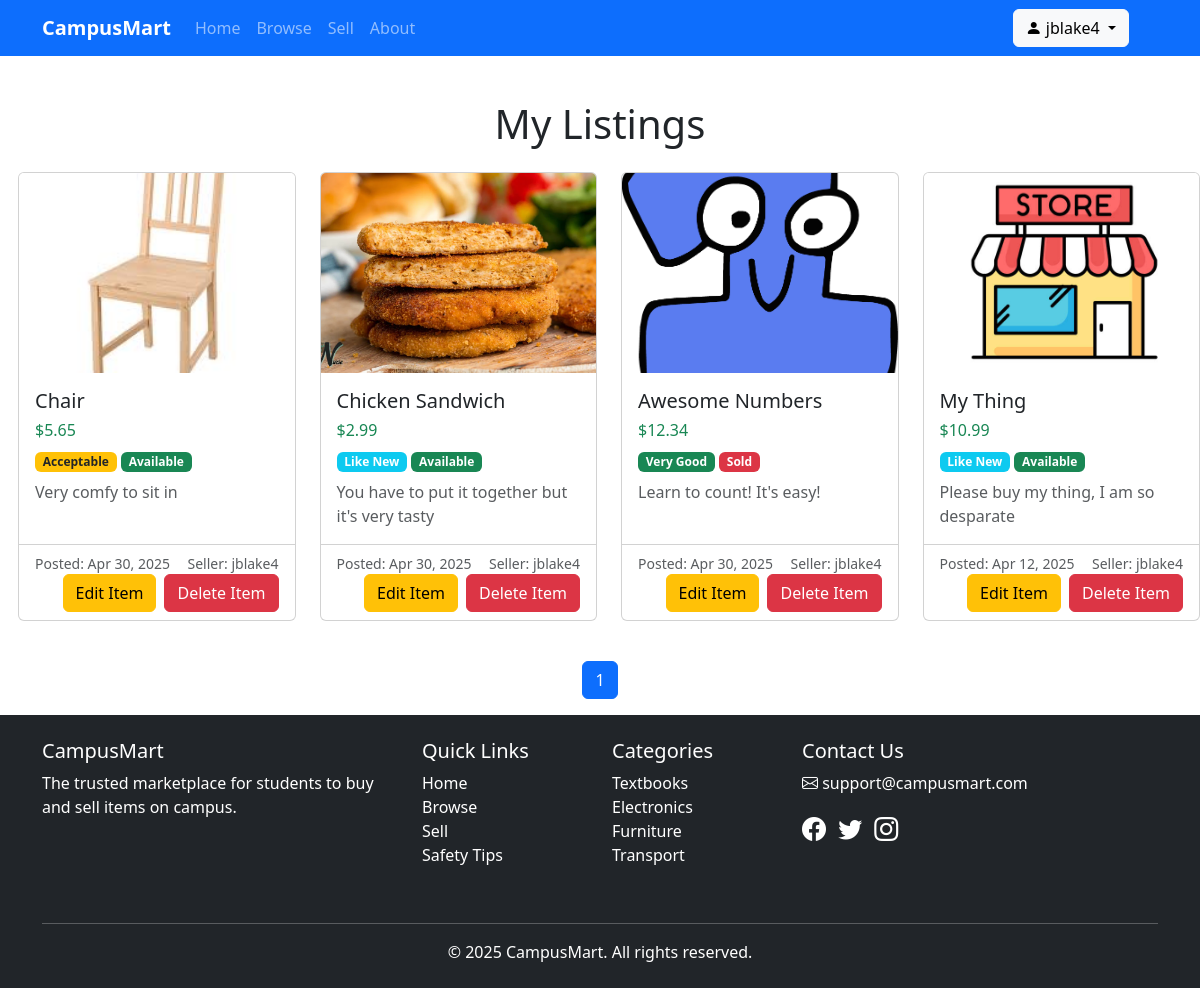
The page /my-listings (signed in) on the database as committed earlier.
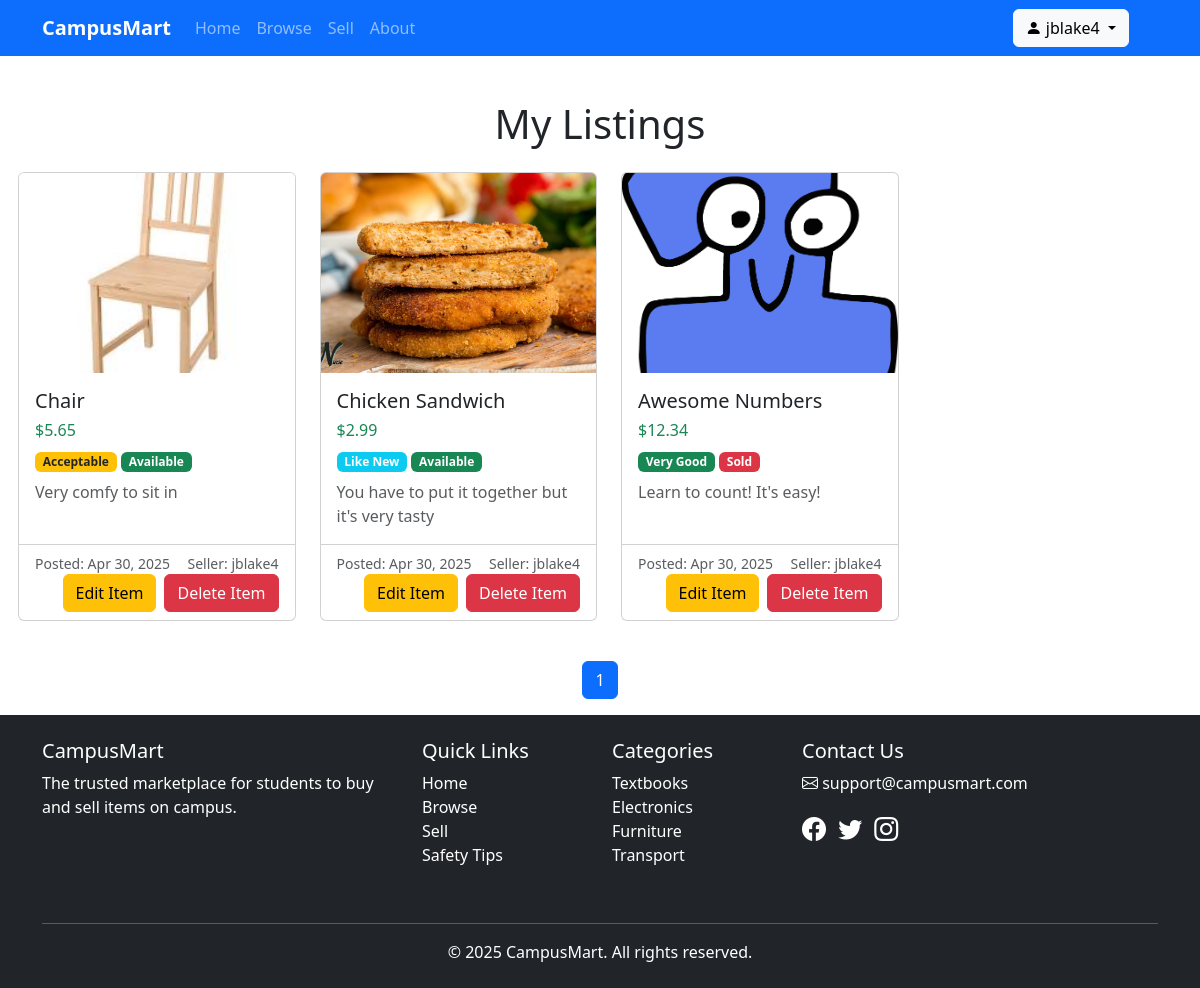
The same page on the database as committed later.
### campusmart/models.py (models this page shows, shortened)
class Listing(models.Model):
    conditionChoices = [
        ("N", "New"),
        ("L" , "Like New"),
        ("V" , "Very Good"),
        ("G" , "Good"),
        ("A" , "Acceptable"),
        ("F" , "Fair"),
        ("P" , "Poor")
    ]
    title = models.CharField(max_length=200)
    description = models.CharField(max_length=4000)
    price = models.DecimalField(decimal_places=2, max_digits=9)
    condition = models.CharField(max_length=1, choices=conditionChoices, default="G")
    available_status = models.BooleanField(default=True)
    date = models.DateField(default=timezone.now)
    primary_photo = models.ImageField(upload_to='')
    seller = models.ForeignKey(User, on_delete=models.CASCADE)

class User(models.Model):
    name = models.CharField(max_length=200)
    username = models.CharField(max_length=200, unique=True)
    password = models.TextField()
    email = models.EmailField(max_length=200, unique=True)
    extra_listings_remaining = models.IntegerField(default=0)

### campusmart/views.py (the view)
# urls.py: path('my-listings', views.my_listings, name='my_listings'),
def my_listings(request):
    if 'user' not in request.session: #redirect to login if not logged in
        return redirect('campusmart:login')
    username = request.session['user']
    user = User.objects.get(username=username)
    my_listings = Listing.objects.all().filter(seller=user).order_by('-date')
    paginator = Paginator(my_listings, 20)
    page = request.GET.get('page')
    try:
        filtered_listings = paginator.page(page)
    except PageNotAnInteger:
        filtered_listings = paginator.page(1)
    except EmptyPage:
        filtered_listings = paginator.page(paginator.num_pages)
    context = {'filtered_listings':filtered_listings,}
    return render(request, 'campusmart/my_listings.html', context)

### campusmart/templates/campusmart/my_listings.html (shortened to what this page needs)
{% extends "./base_page.html" %}
{% block content %}
<br>
<h1 class="mb-4 text-center" style="padding-top:20px">My Listings</h1>
<div class="row" style="margin-left:0.5%;">
    {% for listing in filtered_listings %}
    <div class="col-md-3 mb-3">
        <div class="card h-100">
            <div class="card-img-top-container" style="height: 200px; overflow: hidden;">
                {% if listing.primary_photo %}
                <img src="{{ listing.primary_photo.url }}" class="card-img-top img-fluid" alt="{{ listing.title }}" style="object-fit: cover; height: 100%; width: 100%;">
                {% else %}
                <div class="d-flex align-items-center justify-content-center bg-light" style="height: 100%;">
                    <span class="text-muted">No Image</span>
                </div>
                {% endif %}
            </div>
            <div class="card-body">
                <h5 class="card-title">{{ listing.title }}</h5>
                <h6 class="text-success mb-2">${{ listing.price }}</h6>
                <div class="mb-2">
                    <span class="badge
                        {% if listing.condition == 'N' %}bg-primary
                        {% elif listing.condition == 'L' %}bg-info
                        {% elif listing.condition == 'V' %}bg-success
                        {% elif listing.condition == 'G' %}bg-secondary
                        {% elif listing.condition == 'A' %}bg-warning text-dark
                        {% elif listing.condition == 'F' %}bg-orange text-white
                        {% else %}bg-dark text-white{% endif %}">
                        {{ listing.get_condition_display }}
                    </span>
                    {% if listing.available_status %}
                    <span class="badge bg-success">Available</span>
                    {% else %}
                    <span class="badge bg-danger">Sold</span>
                    {% endif %}
                </div>
                <p class="card-text text-muted">
                    {{ listing.description|truncatechars:100 }}
                </p>
            </div>
            <div class="card-footer bg-transparent">
                <div class="d-flex justify-content-between align-items-center">
                    <small class="text-muted">Posted: {{ listing.date|date:"M d, Y" }}</small>
                    <small class="text-muted">Seller: {{ listing.seller.username }}</small>
                </div>
                <div class="d-flex justify-content-end">
                    <a href="{% url 'campusmart:edit_listing' listing.id %}" class="btn btn-warning me-2">Edit Item</a>
                    <a href="{% url 'campusmart:delete_listing' listing.id %}" class="btn btn-danger">Delete Item</a>
                </div>
            </div>
        </div>
    </div>
    {% empty %}
    <div class="col-12">
        <div class="alert alert-info">No listings available.</div>
    </div>
    {% endfor %}
</div>
<nav aria-label="Page navigation">
    <ul class="pagination justify-content-center mt-4">
        {% for num in filtered_listings.paginator.page_range %}
            {% if filtered_listings.number == num %}
            <li class="page-item active"><a class="page-link" href="#">{{ num }}</a></li>
            {% elif num > filtered_listings.number|add:'-3' and num < filtered_listings.number|add:'3' %}
            <li class="page-item"><a class="page-link" href="?page={{ num }}">{{ num }}</a></li>
            {% endif %}
        {% endfor %}
    </ul>
</nav>
{% endblock %}

Rows that differ between the two databases and show on the page:
removed Listing: primary_photo (picture), title "My Thing", price "10.99", condition "Like New", available_status "Available", description "Please buy my thing, I am so desparate", date "Apr 12, 2025", seller.username "jblake4"
